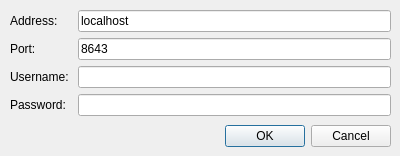
<?xml version="1.0" encoding="UTF-8"?>
<ui version="4.0">
 <class>ConnectDialog</class>
 <widget class="QDialog" name="ConnectDialog">
  <property name="geometry">
   <rect>
    <x>0</x>
    <y>0</y>
    <width>400</width>
    <height>156</height>
   </rect>
  </property>
  <property name="minimumSize">
   <size>
    <width>400</width>
    <height>156</height>
   </size>
  </property>
  <property name="maximumSize">
   <size>
    <width>400</width>
    <height>156</height>
   </size>
  </property>
  <property name="windowTitle">
   <string>Sports Scoring System - Connect to Server</string>
  </property>
  <widget class="QDialogButtonBox" name="buttonBox">
   <property name="geometry">
    <rect>
     <x>10</x>
     <y>120</y>
     <width>381</width>
     <height>32</height>
    </rect>
   </property>
   <property name="orientation">
    <enum>Qt::Horizontal</enum>
   </property>
   <property name="standardButtons">
    <set>QDialogButtonBox::Cancel|QDialogButtonBox::Ok</set>
   </property>
  </widget>
  <widget class="QWidget" name="formLayoutWidget">
   <property name="geometry">
    <rect>
     <x>10</x>
     <y>10</y>
     <width>381</width>
     <height>114</height>
    </rect>
   </property>
   <layout class="QFormLayout" name="formLayout">
    <item row="0" column="0">
     <widget class="QLabel" name="label">
      <property name="text">
       <string>Address: </string>
      </property>
     </widget>
    </item>
    <item row="1" column="0">
     <widget class="QLabel" name="label_2">
      <property name="text">
       <string>Port: </string>
      </property>
     </widget>
    </item>
    <item row="2" column="0">
     <widget class="QLabel" name="label_3">
      <property name="text">
       <string>Username: </string>
      </property>
     </widget>
    </item>
    <item row="3" column="0">
     <widget class="QLabel" name="label_4">
      <property name="text">
       <string>Password: </string>
      </property>
     </widget>
    </item>
    <item row="0" column="1">
     <widget class="QLineEdit" name="lineAddress">
      <property name="text">
       <string>localhost</string>
      </property>
     </widget>
    </item>
    <item row="1" column="1">
     <widget class="QLineEdit" name="linePort">
      <property name="text">
       <string>8643</string>
      </property>
     </widget>
    </item>
    <item row="2" column="1">
     <widget class="QLineEdit" name="lineUsername"/>
    </item>
    <item row="3" column="1">
     <widget class="QLineEdit" name="linePassword">
      <property name="echoMode">
       <enum>QLineEdit::Password</enum>
      </property>
     </widget>
    </item>
   </layout>
  </widget>
 </widget>
 <resources/>
 <connections>
  <connection>
   <sender>buttonBox</sender>
   <signal>accepted()</signal>
   <receiver>ConnectDialog</receiver>
   <slot>accept()</slot>
   <hints>
    <hint type="sourcelabel">
     <x>248</x>
     <y>254</y>
    </hint>
    <hint type="destinationlabel">
     <x>157</x>
     <y>274</y>
    </hint>
   </hints>
  </connection>
  <connection>
   <sender>buttonBox</sender>
   <signal>rejected()</signal>
   <receiver>ConnectDialog</receiver>
   <slot>reject()</slot>
   <hints>
    <hint type="sourcelabel">
     <x>316</x>
     <y>260</y>
    </hint>
    <hint type="destinationlabel">
     <x>286</x>
     <y>274</y>
    </hint>
   </hints>
  </connection>
 </connections>
</ui>
